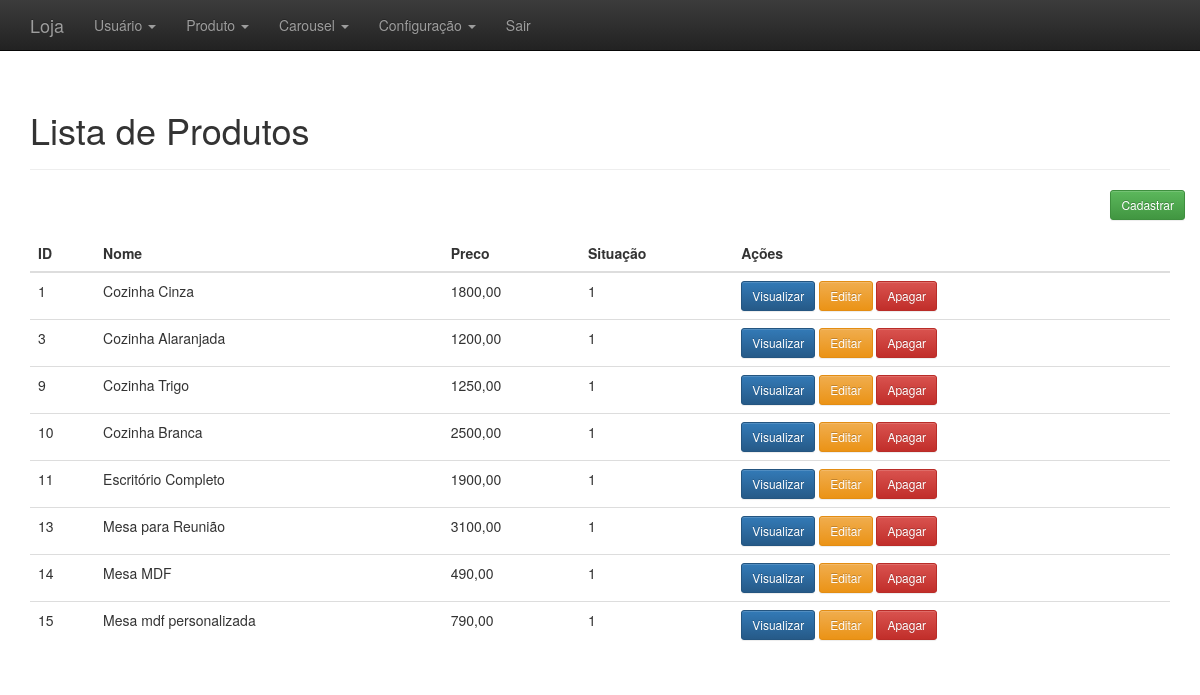
The page /adm/administrativo.php?link=10 (signed in) on the database its author committed.
### tables this page shows
CREATE TABLE IF NOT EXISTS `produtos` (
  `id` int(11) NOT NULL AUTO_INCREMENT,
  `nome` varchar(520) NOT NULL,
  `descricao_curta` text NOT NULL,
  `descricao_longa` text NOT NULL,
  `preco` varchar(20) NOT NULL,
  `tag` varchar(520) NOT NULL,
  `description` varchar(520) NOT NULL,
  `slug` varchar(520) NOT NULL,
  `imagem` varchar(220) NOT NULL,
  `situacao_id` int(11) NOT NULL,
  `modified` datetime DEFAULT NULL,
  `created` datetime NOT NULL,
  `categoria_id` int(11) NOT NULL,
  PRIMARY KEY (`id`)
);

### adm/listar_produto.php (the view, shortened to what this page needs)
<?php
	$resultado=mysqli_query($conectar, "SELECT * FROM produtos ORDER BY 'id'");
?>
<div class="container theme-showcase" role="main">
  <div class="page-header">
	<h1>Lista de Produtos</h1>
  </div>
  <div class="row espaco">
		<div class="pull-right">
			<a href="administrativo.php?link=11"><button type='button' class='btn btn-sm btn-success'>Cadastrar</button></a>
		</div>
	</div>
  <div class="row">
	<div class="col-md-12">
	  <table class="table">
		<thead>
		  <tr>
			<th>ID</th>
			<th>Nome</th>
			<th>Preco</th>
			<th>Situação</th>
			<th>Ações</th>
		  </tr>
		</thead>
		<tbody>
			<?php
				while($linhas = mysqli_fetch_array($resultado)){
					echo "<tr>";
						echo "<td>".$linhas['id']."</td>";
						echo "<td>".$linhas['nome']."</td>";
						echo "<td>".$linhas['preco']."</td>";
						echo "<td>".$linhas['situacao_id']."</td>";
						?>
						<td>
						<a href='administrativo.php?link=12&id=<?php echo $linhas['id']; ?>'><button type='button' class='btn btn-sm btn-primary'>Visualizar</button></a>
						<a href='administrativo.php?link=13&id=<?php echo $linhas['id']; ?>'><button type='button' class='btn btn-sm btn-warning'>Editar</button></a>
						<a href='processa/proc_apagar_produto.php?id=<?php echo $linhas['id']; ?>'><button type='button' class='btn btn-sm btn-danger'>Apagar</button></a>
						<?php
					echo "</tr>";
				}
			?>
		</tbody>
	  </table>
	</div>
	</div>
</div>

### adm/css/theme.css (style rules this page uses)
body { padding-top: 70px; padding-bottom: 30px; }
.espaco { margin-bottom:15px; }

### rows shown on the page
produtos: id "1", nome "Cozinha Cinza", preco "1800,00", situacao "1"
produtos: id "3", nome "Cozinha Alaranjada", preco "1200,00", situacao "1"
produtos: id "9", nome "Cozinha Trigo", preco "1250,00", situacao "1"
produtos: id "10", nome "Cozinha Branca", preco "2500,00", situacao "1"
produtos: id "11", nome "Escritório Completo", preco "1900,00", situacao "1"
produtos: id "13", nome "Mesa para Reunião", preco "3100,00", situacao "1"
produtos: id "14", nome "Mesa MDF", preco "490,00", situacao "1"
produtos: id "15", nome "Mesa mdf personalizada", preco "790,00", situacao "1"
